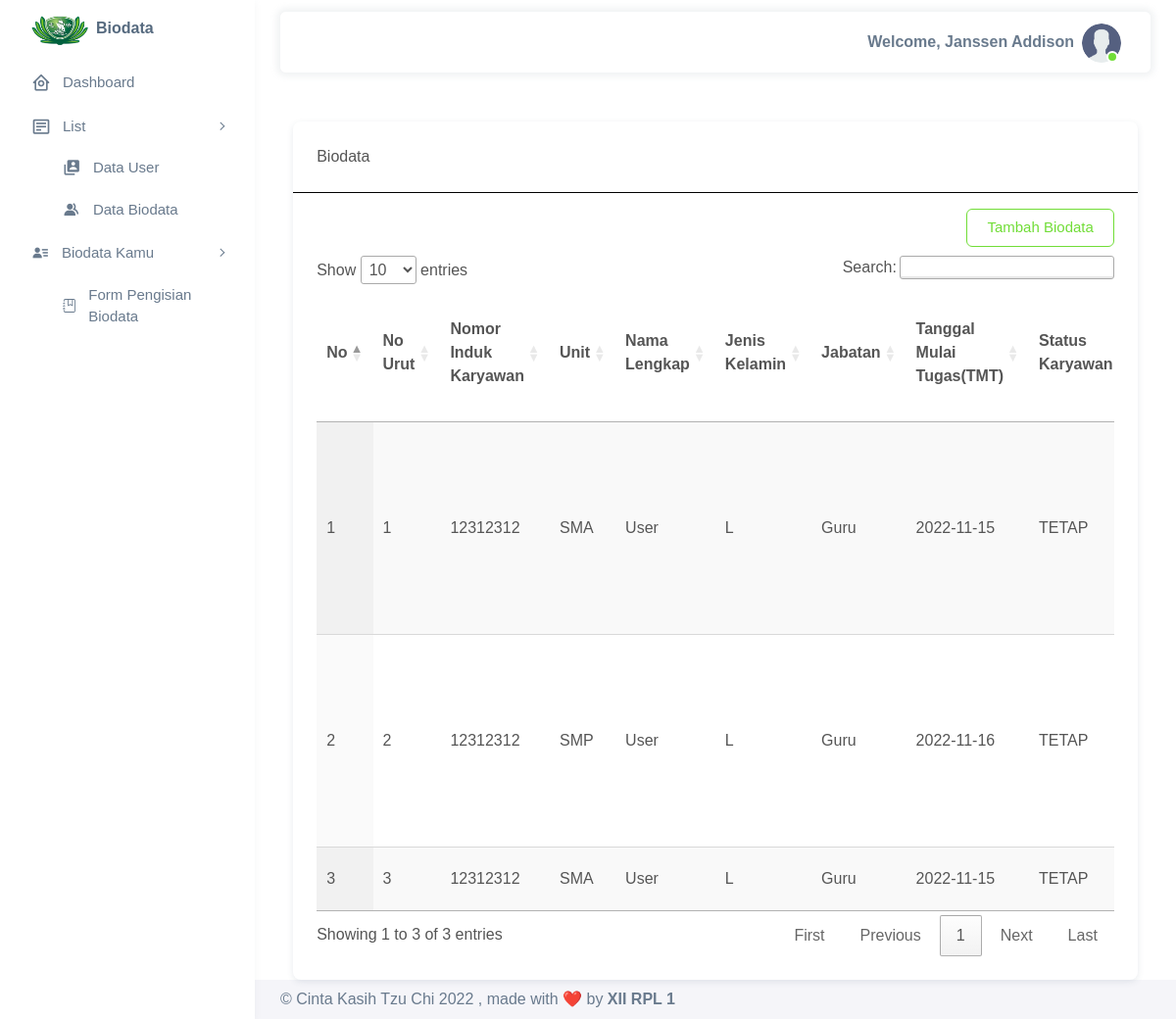
The page /frontend/biodata/index.php (signed in) on the database its author committed.
### tables this page shows
CREATE TABLE `biodata` (
  `id` int(11) NOT NULL,
  `nomor_induk_karyawan` varchar(8) NOT NULL,
  `unit` varchar(3) NOT NULL,
  `nama_lengkap` varchar(50) NOT NULL,
  `jenis_kelamin` enum('L','P') NOT NULL,
  `jabatan` varchar(20) NOT NULL,
  `tanggal_mulai_tugas` date NOT NULL,
  `status_karyawan` varchar(10) NOT NULL,
  `skpwt/sk` varchar(25) NOT NULL,
  `tempat_lahir` varchar(20) NOT NULL,
  `tanggal_lahir` date NOT NULL,
  `medical_check_up` date NOT NULL,
  `status_kk` varchar(3) NOT NULL,
  `nik_ktp` varchar(16) NOT NULL,
  `alamat_ktp` text NOT NULL,
  `no_npwp` varchar(16) NOT NULL,
  `alamat_npwp` text NOT NULL,
  `rekening_sinarmas` varchar(10) NOT NULL,
  `bpjs_tenaga_kerja` varchar(11) NOT NULL,
  `bpjs_kesehatan` varchar(13) NOT NULL,
  `pendidikan_terakhir` varchar(5) NOT NULL,
  `jurusan` varchar(25) NOT NULL,
  `alamat_sekarang` varchar(25) NOT NULL,
  `nohp` varchar(13) NOT NULL,
  `agama` varchar(13) NOT NULL,
  `golongan_darah` varchar(3) NOT NULL,
  `email_sekolah` varchar(50) NOT NULL,
  `email_pribadi` varchar(50) NOT NULL,
  `status_relawan` varchar(10) NOT NULL,
  `id_relawan` varchar(10) NOT NULL,
  `resign` enum('AKTIF','MATI','RESIGN') NOT NULL,
  `gambar` varchar(50) NOT NULL
);

### frontend/biodata/index.php (the view, shortened to what this page needs)
<?php
include "../header.php";
?>
<body>
    <div class="row justify-content-center">
        <div class="col-md-11">
            <div class="card" style="margin-top:50px;">
                <div class="card-header" style="border-bottom:black solid 1px;">Biodata<br>
                </div>
                <div class="card-body" style="margin-top:1em;">
                <?php
                if($_SESSION['hak_akses'] != "User"){
                ?>
                    <span style="float:right;"><a href="../formisi/">
                            <button class="btn btn-outline-success">Tambah Biodata</button>
                        </a>
                    </span>
                    <?php
                }
                    ?>
                    <div class="table-responsive" style="margin-top:3em;">
                        <table id="table" class="display">
                            <thead>
                                <tr>
                                    <th>No</th>
                                    <th>No Urut</th>
                                    <th>Nomor Induk Karyawan</th>
                                    <th>Unit</th>
                                    <th>Nama Lengkap</th>
                                    <th>Jenis Kelamin</th>
                                    <th>Jabatan</th>
                                    <th>Tanggal Mulai Tugas(TMT)</th>
                                    <th>Status Karyawan</th>
                                </tr>
                            </thead>
                            <tbody>
                                <?php
                                include '../../config/koneksi.php';
                                if($_SESSION['hak_akses'] != "User"){
                                  $query = mysqli_query($db, "SELECT * FROM biodata");
                                }
                                else{
                                    $nama=$_SESSION['nama'];
                                    $query = mysqli_query($db, "SELECT * FROM biodata WHERE nama_lengkap='$nama'");
                                }
                                if(mysqli_num_rows($query) > 0){
                                  while($row = mysqli_fetch_array($query)){
                                  ?>
                                <tr>
                                    <td><?= $no++ ?></td>
                                    <td><?= $row['id'] ?></td>
                                    <td><?= $row['nomor_induk_karyawan'] ?></td>
                                    <td><?= $row['unit'] ?></td>
                                    <td><?= $row['nama_lengkap'] ?></td>
                                    <td><?= $row['jenis_kelamin'] ?></td>
                                    <td><?= $row['jabatan'] ?></td>
                                    <td><?= $row['tanggal_mulai_tugas'] ?></td>
                                    <td><?= $row['status_karyawan'] ?></td>
                                </tr>
                                <?php
                                  }
                                }
                                else{
                                  ?>
                                <tr><td colspan=14 style="text-align:center;"> Data Masih Kosong, Mulai Isi Daftar Biodata di
                                    Kanan Atas</td></tr>
                                <?php
                                }
                                ?>
                            </tbody>
                        </table>
                    </div>
                </div>
            </div>
        </div>
    </div>
        <?php
include "../footer.php";
?>

### rows shown on the page
biodata: id "1", nomor_induk_karyawan "12312312", unit "SMA", nama_lengkap "User", jenis_kelamin "L", jabatan "Guru", tanggal_mulai_tugas "2022-11-15", status_karyawan "TETAP"
biodata: id "2", nomor_induk_karyawan "12312312", unit "SMP", nama_lengkap "User", jenis_kelamin "L", jabatan "Guru", tanggal_mulai_tugas "2022-11-16", status_karyawan "TETAP"
biodata: id "3", nomor_induk_karyawan "12312312", unit "SMA", nama_lengkap "User", jenis_kelamin "L", jabatan "Guru", tanggal_mulai_tugas "2022-11-15", status_karyawan "TETAP"

### other values the page prints
$_SESSION['nama'] "Janssen Addison"
